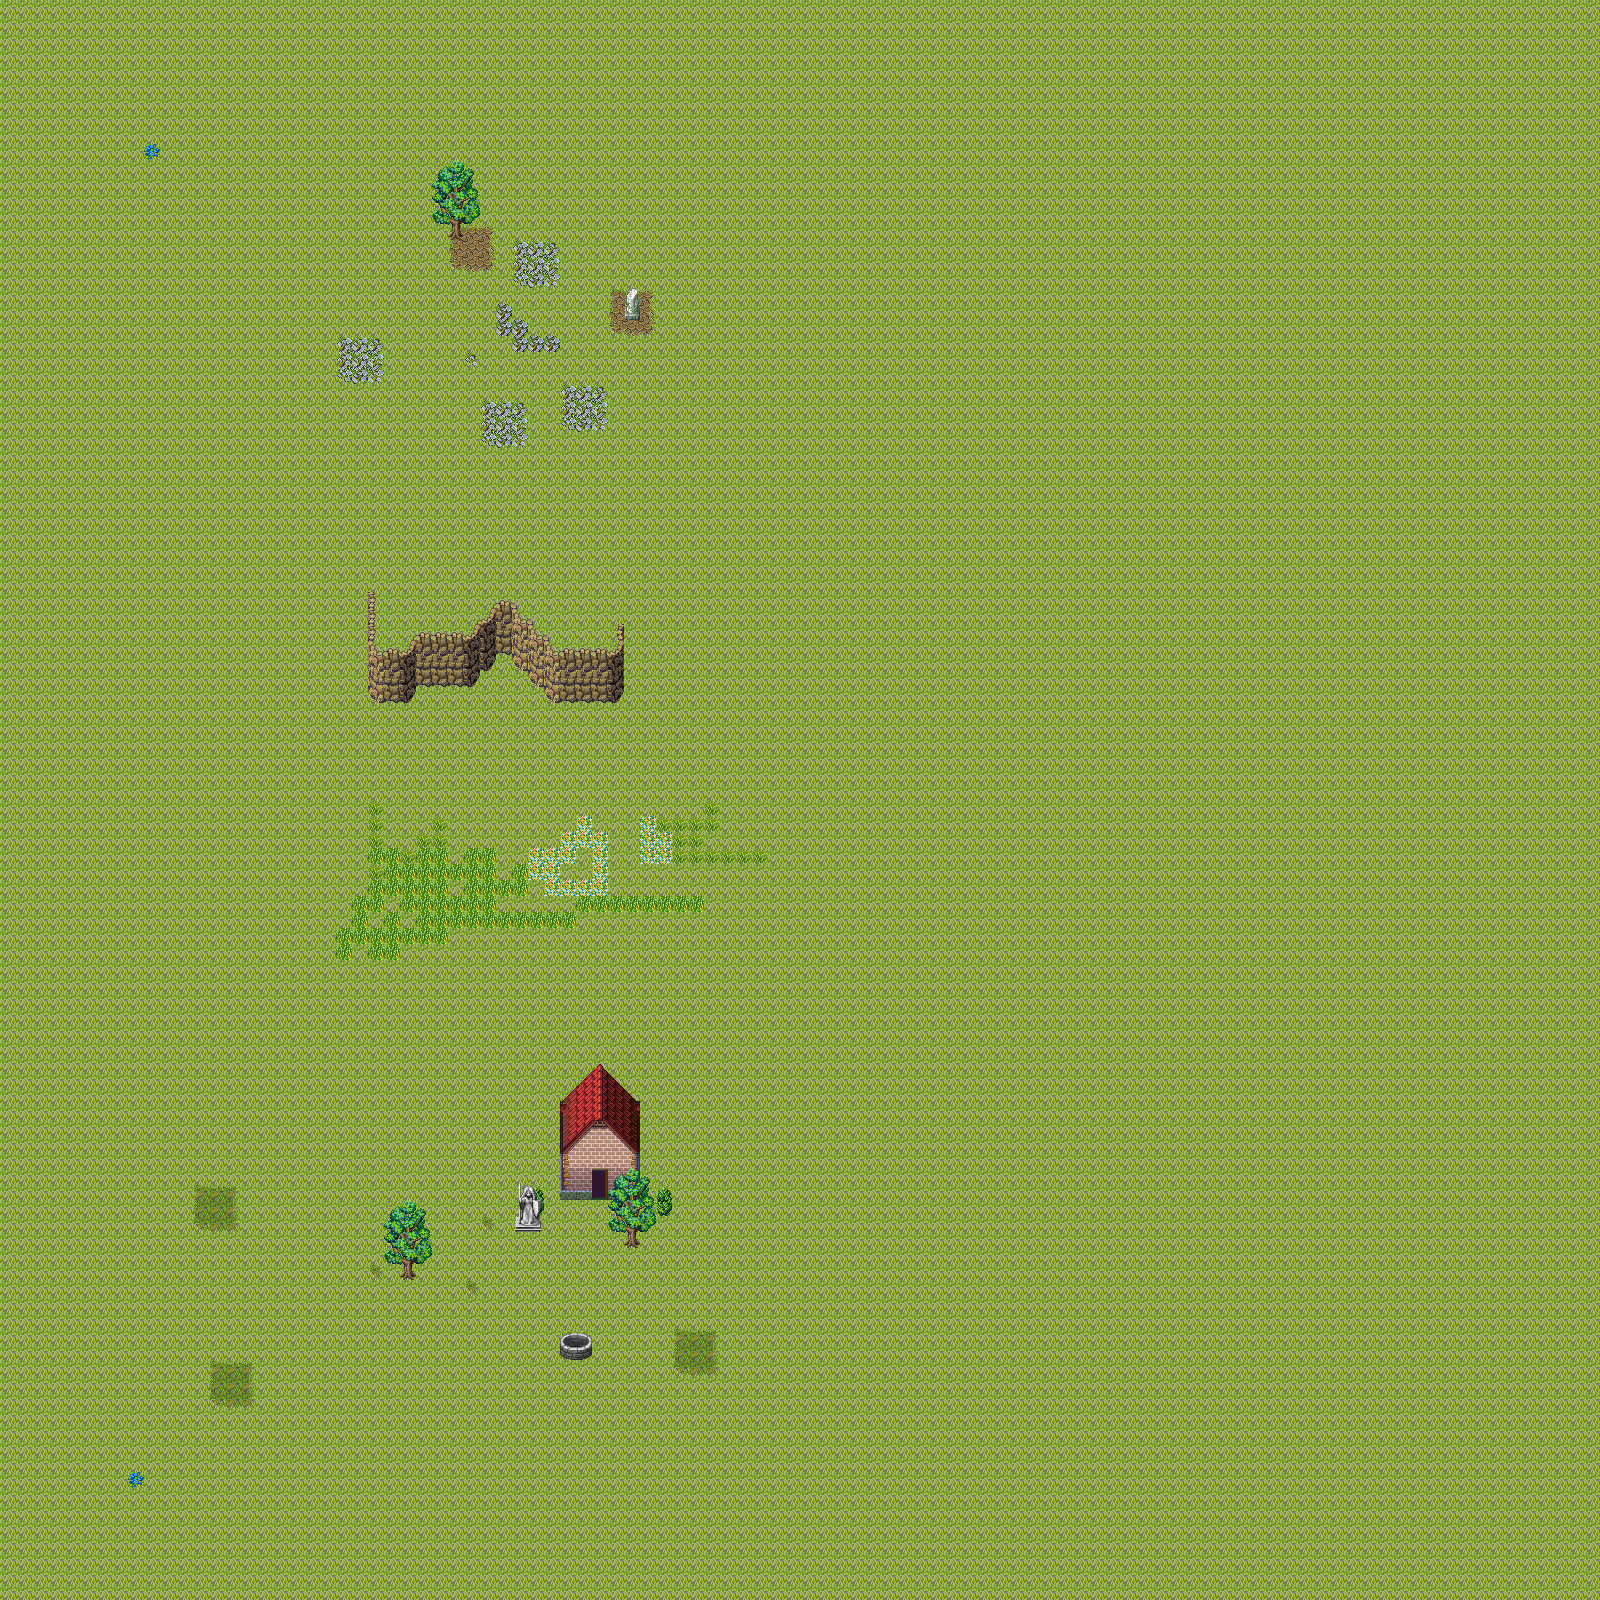

This game map was drawn from its Tiled (.tmx) file and the tilesets committed beside it. A one-line description and the trimmed map source follow:
An orthogonal 100x100 tile map with 16x16 px tiles, 4 tile layers (LEVEL0, LEVEL1, LEVEL2, LEVEL3) and 9 objects.

<map version="1.4" tiledversion="1.4.2" orientation="orthogonal" renderorder="right-down" width="100" height="100" tilewidth="16" tileheight="16" infinite="0" nextlayerid="8" nextobjectid="44">
 <tileset firstgid="1" source="chipset.tsx" />
 <layer id="1" name="LEVEL0" width="100" height="100">
  <data>[10000 cells, 9970 non-empty, 42 distinct tile ids]</data>
 </layer>
 <layer id="3" name="LEVEL1" width="100" height="100">
  <data>[10000 cells, 91 non-empty, 43 distinct tile ids]</data>
 </layer>
 <layer id="2" name="LEVEL2" width="100" height="100">
  <data>[10000 cells, 52 non-empty, 26 distinct tile ids]</data>
 </layer>
 <layer id="4" name="LEVEL3" width="100" height="100">
  <data>[10000 cells, 2 non-empty, 2 distinct tile ids]</data>
 </layer>
 <objectgroup id="6" name="COLLIDERS">
  <object id="14" x="548" y="649.75" width="75.7917" height="51.25" />
  <object id="15" x="492.5" y="605.083" width="21.3333" height="16.6667" />
  <object id="17" x="511.083" y="620.083" width="19" height="18" />
  <object id="18" x="528.5" y="637.917" width="16.3333" height="17.5" />
  <object id="19" x="478.083" y="622.5" width="16.6667" height="12.6667" />
  <object id="20" x="416.25" y="634" width="63.75" height="53.5" />
  <object id="21" x="368.5" y="649.75" width="46.5" height="53.5" />
  <object id="22" x="368" y="592.25" width="6.5" height="56.5" />
  <object id="33" x="618.417" y="622.417" width="6.5" height="27.5" />
 </objectgroup>
</map>